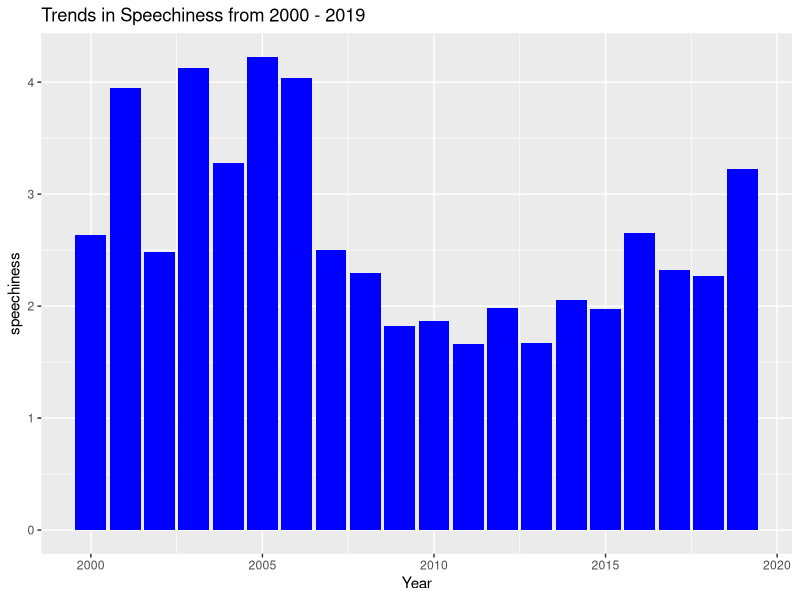

Write R code to recreate this figure.
# import libraries
library(dplyr)
library(ggplot2)

# Read in song data
songs <- read.csv("../data/song_data.csv", stringsAsFactors = F)

value <- "speechiness"
feature <- songs[[value]]

speechiness_trends <- ggplot(songs) +
  geom_col(mapping = aes(x = year, y = feature), fill = "blue") +
  xlab("Year") +
  ylab(value) +
  ggtitle("Trends in Speechiness from 2000 - 2019")
